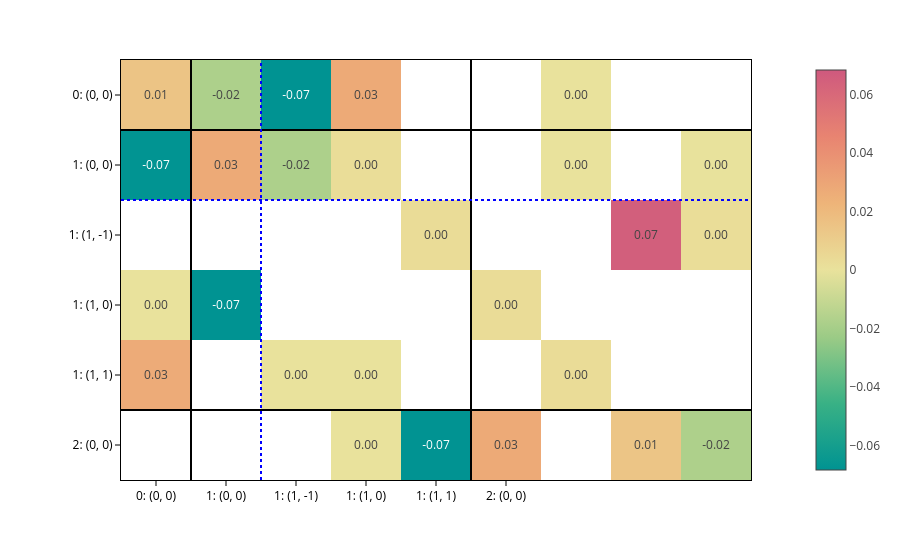
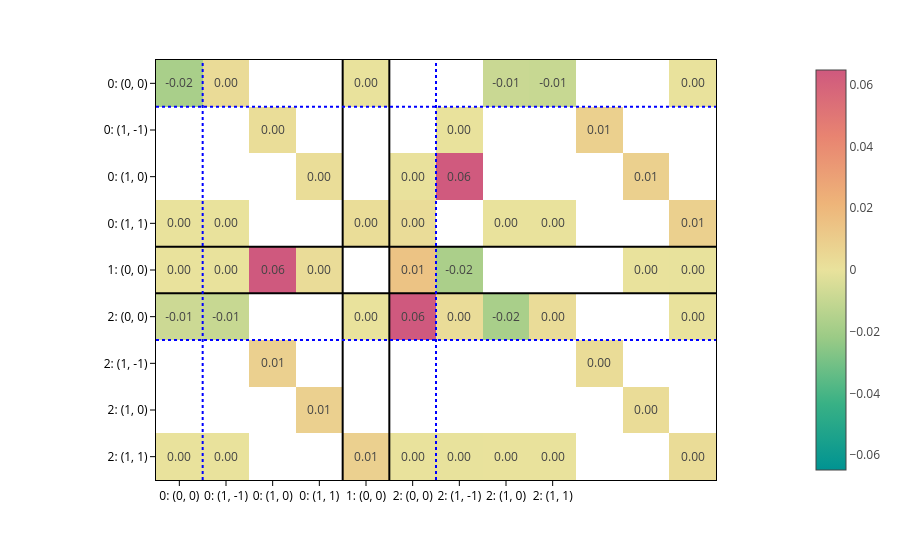

The notebook cell saved with these charts, in order:
### Markdown cell above
And plot the obtained matrices:

### Code cell
matrices = processor.matrix_from_data(
    data,
    predictions={"node_labels": node_labels, "edge_labels": edge_labels},
)

for config, matrix in zip(configs, matrices):
    plot_basis_matrix(
        matrix,
        config,
        point_lines={"color": "black"},
        basis_lines={"color": "blue"},
        colorscale="temps",
        text=".2f",
        basis_labels=True,
    ).show()

### Figure 1 — Plotly figure (JSON) as saved in the notebook; plotly's stock layout.template omitted (floating-point values rounded to 4 significant figures)
{"data": [{"coloraxis": "coloraxis", "hovertemplate": "x: %{x}<br>y: %{y}<br>color: %{z}<extra></extra>", "name": "0", "texttemplate": "%{z:.2f}", "type": "heatmap", "xaxis": "x", "yaxis": "y", "z": [[0.01484, -0.0177, -0.06825, 0.02764, NaN, NaN, 0.0001562, NaN, NaN], [-0.06792, 0.02746, -0.01785, 0.002565, NaN, NaN, 0.0001167, NaN, -0.0001549], [NaN, NaN, NaN, NaN, 0.00316, NaN, NaN, 0.06528, 0.002649], [0.0001553, -0.06843, NaN, NaN, NaN, 0.00316, NaN, NaN, NaN], [0.02699, NaN, 5.196e-05, 0.0001035, NaN, NaN, 0.00316, NaN, NaN], [NaN, NaN, NaN, -7.77e-05, -0.06806, 0.02734, NaN, 0.01461, -0.01747]]}], "layout": {"coloraxis": {"cmid": 0, "colorscale": [[0, "rgb(0, 147, 146)"], [0.1667, "rgb(57, 177, 133)"], [0.3333, "rgb(156, 203, 134)"], [0.5, "rgb(233, 226, 156)"], [0.6667, "rgb(238, 180, 121)"], [0.8333, "rgb(232, 132, 113)"], [1, "rgb(207, 89, 126)"]]}, "margin": {"t": 60}, "shapes": [{"line": {"color": "black"}, "type": "line", "x0": 0, "x1": 1, "xref": "x domain", "y0": 0.5, "y1": 0.5, "yref": "y"}, {"line": {"color": "black"}, "type": "line", "x0": 0.5, "x1": 0.5, "xref": "x", "y0": 0, "y1": 1, "yref": "y domain"}, {"line": {"color": "black"}, "type": "line", "x0": 0, "x1": 1, "xref": "x domain", "y0": 4.5, "y1": 4.5, "yref": "y"}, {"line": {"color": "black"}, "type": "line", "x0": 4.5, "x1": 4.5, "xref": "x", "y0": 0, "y1": 1, "yref": "y domain"}, {"line": {"color": "blue", "dash": "dot"}, "type": "line", "x0": 0, "x1": 1, "xref": "x domain", "y0": 1.5, "y1": 1.5, "yref": "y"}, {"line": {"color": "blue", "dash": "dot"}, "type": "line", "x0": 1.5, "x1": 1.5, "xref": "x", "y0": 0, "y1": 1, "yref": "y domain"}], "xaxis": {"anchor": "y", "constrain": "domain", "domain": [0, 1], "scaleanchor": "y", "ticktext": ["0: (0, 0)", "1: (0, 0)", "1: (1, -1)", "1: (1, 0)", "1: (1, 1)", "2: (0, 0)"], "tickvals": [0, 1, 2, 3, 4, 5]}, "yaxis": {"anchor": "x", "autorange": "reversed", "constrain": "domain", "domain": [0, 1], "ticktext": ["0: (0, 0)", "1: (0, 0)", "1: (1, -1)", "1: (1, 0)", "1: (1, 1)", "2: (0, 0)"], "tickvals": [0, 1, 2, 3, 4, 5]}}}

### Figure 2 — Plotly figure (JSON) as saved in the notebook; plotly's stock layout.template omitted (floating-point values rounded to 4 significant figures)
{"data": [{"coloraxis": "coloraxis", "hovertemplate": "x: %{x}<br>y: %{y}<br>color: %{z}<extra></extra>", "name": "0", "texttemplate": "%{z:.2f}", "type": "heatmap", "xaxis": "x", "yaxis": "y", "z": [[-0.01801, 0.003206, NaN, NaN, -3.794e-05, NaN, NaN, -0.009004, -0.009492, NaN, NaN, -7.771e-05], [NaN, NaN, 0.002311, NaN, NaN, NaN, -2.497e-05, NaN, NaN, 0.008617, NaN, NaN], [NaN, NaN, NaN, 0.002311, NaN, 0.0002719, 0.06422, NaN, NaN, NaN, 0.008617, NaN], [-1.323e-05, -4.067e-05, NaN, NaN, 0.002311, 0.002665, NaN, 5.592e-05, 6.016e-05, NaN, NaN, 0.008617], [-1.029e-05, -7.663e-05, 0.0648, 0.002658, NaN, 0.01458, -0.01742, NaN, NaN, NaN, -9.023e-05, -0.0002003], [-0.00818, -0.009547, NaN, NaN, -2.736e-05, 0.06461, 0.002669, -0.01789, 0.002715, NaN, NaN, -7.79e-05], [NaN, NaN, 0.008258, NaN, NaN, NaN, NaN, NaN, NaN, 0.002957, NaN, NaN], [NaN, NaN, NaN, 0.008258, NaN, NaN, NaN, NaN, NaN, NaN, 0.002957, NaN], [6.39e-05, 6.157e-05, NaN, NaN, 0.008257, -5.876e-05, -0.0002005, -3.887e-05, -6.16e-05, NaN, NaN, 0.002957]]}], "layout": {"coloraxis": {"cmid": 0, "colorscale": [[0, "rgb(0, 147, 146)"], [0.1667, "rgb(57, 177, 133)"], [0.3333, "rgb(156, 203, 134)"], [0.5, "rgb(233, 226, 156)"], [0.6667, "rgb(238, 180, 121)"], [0.8333, "rgb(232, 132, 113)"], [1, "rgb(207, 89, 126)"]]}, "margin": {"t": 60}, "shapes": [{"line": {"color": "black"}, "type": "line", "x0": 0, "x1": 1, "xref": "x domain", "y0": 3.5, "y1": 3.5, "yref": "y"}, {"line": {"color": "black"}, "type": "line", "x0": 3.5, "x1": 3.5, "xref": "x", "y0": 0, "y1": 1, "yref": "y domain"}, {"line": {"color": "black"}, "type": "line", "x0": 0, "x1": 1, "xref": "x domain", "y0": 4.5, "y1": 4.5, "yref": "y"}, {"line": {"color": "black"}, "type": "line", "x0": 4.5, "x1": 4.5, "xref": "x", "y0": 0, "y1": 1, "yref": "y domain"}, {"line": {"color": "blue", "dash": "dot"}, "type": "line", "x0": 0, "x1": 1, "xref": "x domain", "y0": 0.5, "y1": 0.5, "yref": "y"}, {"line": {"color": "blue", "dash": "dot"}, "type": "line", "x0": 0.5, "x1": 0.5, "xref": "x", "y0": 0, "y1": 1, "yref": "y domain"}, {"line": {"color": "blue", "dash": "dot"}, "type": "line", "x0": 0, "x1": 1, "xref": "x domain", "y0": 5.5, "y1": 5.5, "yref": "y"}, {"line": {"color": "blue", "dash": "dot"}, "type": "line", "x0": 5.5, "x1": 5.5, "xref": "x", "y0": 0, "y1": 1, "yref": "y domain"}], "xaxis": {"anchor": "y", "constrain": "domain", "domain": [0, 1], "scaleanchor": "y", "ticktext": ["0: (0, 0)", "0: (1, -1)", "0: (1, 0)", "0: (1, 1)", "1: (0, 0)", "2: (0, 0)", "2: (1, -1)", "2: (1, 0)", "2: (1, 1)"], "tickvals": [0, 1, 2, 3, 4, 5, 6, 7, 8]}, "yaxis": {"anchor": "x", "autorange": "reversed", "constrain": "domain", "domain": [0, 1], "ticktext": ["0: (0, 0)", "0: (1, -1)", "0: (1, 0)", "0: (1, 1)", "1: (0, 0)", "2: (0, 0)", "2: (1, -1)", "2: (1, 0)", "2: (1, 1)"], "tickvals": [0, 1, 2, 3, 4, 5, 6, 7, 8]}}}
